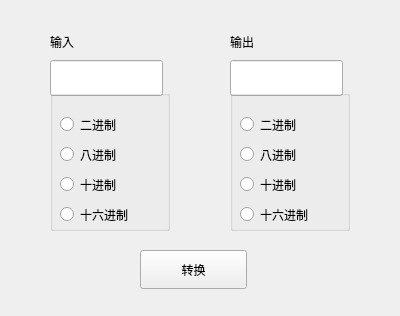
<?xml version="1.0" encoding="UTF-8"?>
<ui version="4.0">
 <class>baseChange</class>
 <widget class="QWidget" name="baseChange">
  <property name="geometry">
   <rect>
    <x>0</x>
    <y>0</y>
    <width>400</width>
    <height>316</height>
   </rect>
  </property>
  <property name="windowTitle">
   <string>Form</string>
  </property>
  <widget class="QLabel" name="label">
   <property name="geometry">
    <rect>
     <x>50</x>
     <y>30</y>
     <width>68</width>
     <height>23</height>
    </rect>
   </property>
   <property name="text">
    <string>输入</string>
   </property>
  </widget>
  <widget class="QLabel" name="label_2">
   <property name="geometry">
    <rect>
     <x>230</x>
     <y>30</y>
     <width>68</width>
     <height>23</height>
    </rect>
   </property>
   <property name="text">
    <string>输出</string>
   </property>
  </widget>
  <widget class="QLineEdit" name="inputText">
   <property name="geometry">
    <rect>
     <x>50</x>
     <y>60</y>
     <width>113</width>
     <height>36</height>
    </rect>
   </property>
  </widget>
  <widget class="QLineEdit" name="outputText">
   <property name="geometry">
    <rect>
     <x>230</x>
     <y>60</y>
     <width>113</width>
     <height>36</height>
    </rect>
   </property>
  </widget>
  <widget class="QGroupBox" name="inputGroup">
   <property name="geometry">
    <rect>
     <x>50</x>
     <y>90</y>
     <width>120</width>
     <height>141</height>
    </rect>
   </property>
   <property name="title">
    <string/>
   </property>
   <widget class="QRadioButton" name="hexI">
    <property name="geometry">
     <rect>
      <x>10</x>
      <y>110</y>
      <width>117</width>
      <height>29</height>
     </rect>
    </property>
    <property name="text">
     <string>十六进制</string>
    </property>
   </widget>
   <widget class="QRadioButton" name="binI">
    <property name="geometry">
     <rect>
      <x>10</x>
      <y>20</y>
      <width>117</width>
      <height>29</height>
     </rect>
    </property>
    <property name="text">
     <string>二进制</string>
    </property>
    <property name="checked">
     <bool>false</bool>
    </property>
   </widget>
   <widget class="QRadioButton" name="octI">
    <property name="geometry">
     <rect>
      <x>10</x>
      <y>50</y>
      <width>117</width>
      <height>29</height>
     </rect>
    </property>
    <property name="text">
     <string>八进制</string>
    </property>
    <property name="checked">
     <bool>false</bool>
    </property>
   </widget>
   <widget class="QRadioButton" name="decI">
    <property name="geometry">
     <rect>
      <x>10</x>
      <y>80</y>
      <width>117</width>
      <height>29</height>
     </rect>
    </property>
    <property name="text">
     <string>十进制</string>
    </property>
    <property name="checked">
     <bool>false</bool>
    </property>
   </widget>
  </widget>
  <widget class="QGroupBox" name="outputGroup">
   <property name="geometry">
    <rect>
     <x>230</x>
     <y>90</y>
     <width>120</width>
     <height>141</height>
    </rect>
   </property>
   <property name="title">
    <string/>
   </property>
   <widget class="QRadioButton" name="hexO">
    <property name="geometry">
     <rect>
      <x>10</x>
      <y>110</y>
      <width>117</width>
      <height>29</height>
     </rect>
    </property>
    <property name="text">
     <string>十六进制</string>
    </property>
   </widget>
   <widget class="QRadioButton" name="binO">
    <property name="geometry">
     <rect>
      <x>10</x>
      <y>20</y>
      <width>117</width>
      <height>29</height>
     </rect>
    </property>
    <property name="text">
     <string>二进制</string>
    </property>
    <property name="checked">
     <bool>false</bool>
    </property>
   </widget>
   <widget class="QRadioButton" name="octO">
    <property name="geometry">
     <rect>
      <x>10</x>
      <y>50</y>
      <width>117</width>
      <height>29</height>
     </rect>
    </property>
    <property name="text">
     <string>八进制</string>
    </property>
    <property name="checked">
     <bool>false</bool>
    </property>
   </widget>
   <widget class="QRadioButton" name="decO">
    <property name="geometry">
     <rect>
      <x>10</x>
      <y>80</y>
      <width>117</width>
      <height>29</height>
     </rect>
    </property>
    <property name="text">
     <string>十进制</string>
    </property>
    <property name="checked">
     <bool>false</bool>
    </property>
   </widget>
  </widget>
  <widget class="QPushButton" name="btnChange">
   <property name="geometry">
    <rect>
     <x>140</x>
     <y>250</y>
     <width>107</width>
     <height>39</height>
    </rect>
   </property>
   <property name="text">
    <string>转换</string>
   </property>
  </widget>
 </widget>
 <resources/>
 <connections/>
</ui>
